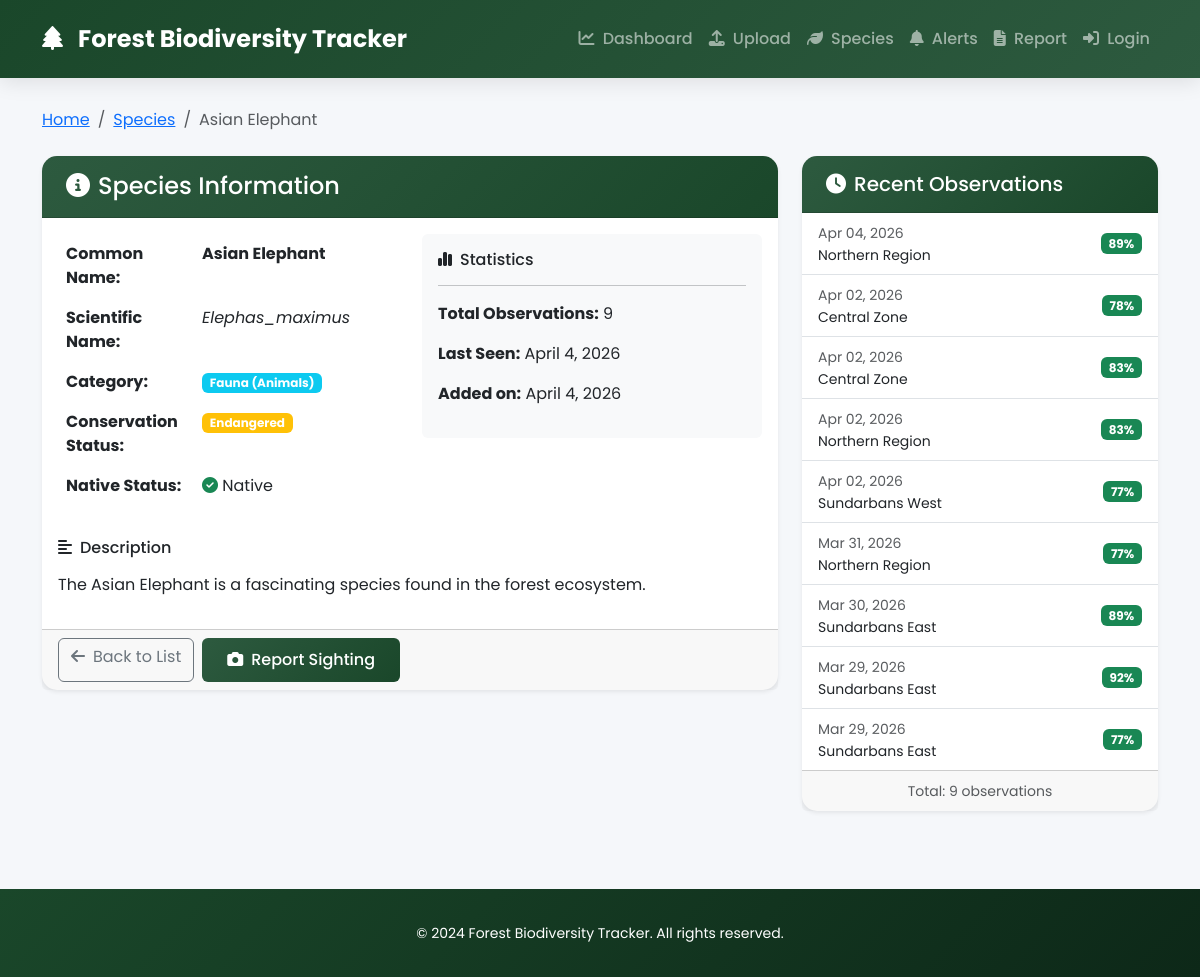
Screenshot of /species/6/ with the database file from the repository.
### biodiversity/models.py (models this page shows, shortened)
class Species(models.Model):
    CATEGORY_CHOICES = [
        ('FL', 'Flora (Plants)'),
        ('FA', 'Fauna (Animals)'),
        ('FU', 'Fungi'),
        ('LI', 'Lichen'),
        ('AL', 'Algae'),
        ('OT', 'Other'),
    ]
    CONSERVATION_STATUS = [
        ('EX', 'Extinct'),
        ('EW', 'Extinct in Wild'),
        ('CR', 'Critically Endangered'),
        ('EN', 'Endangered'),
        ('VU', 'Vulnerable'),
        ('NT', 'Near Threatened'),
        ('LC', 'Least Concern'),
        ('DD', 'Data Deficient'),
        ('NE', 'Not Evaluated'),
    ]
    name = models.CharField(max_length=200, help_text="Common name of the species")
    scientific_name = models.CharField(max_length=300, unique=True, help_text="Scientific/Latin name")
    common_names = models.TextField(blank=True, help_text="Other common names (comma-separated)")
    description = models.TextField(blank=True, help_text="Description of the species")
    category = models.CharField(max_length=2, choices=CATEGORY_CHOICES, default='FA')
    kingdom = models.CharField(max_length=100, blank=True)
    phylum = models.CharField(max_length=100, blank=True)
    class_name = models.CharField(max_length=100, blank=True, db_column='class')
    order = models.CharField(max_length=100, blank=True)
    family = models.CharField(max_length=100, blank=True)
    genus = models.CharField(max_length=100, blank=True)
    conservation_status = models.CharField(max_length=2, choices=CONSERVATION_STATUS, default='NE')
    threat_factors = models.TextField(blank=True, help_text="Major threats to this species")
    is_native = models.BooleanField(default=True, help_text="Is this species native to the area?")
    detection_count = models.IntegerField(default=0, help_text="Number of times detected")
    last_seen = models.DateTimeField(null=True, blank=True)
    confidence_threshold = models.FloatField(default=0.75, validators=[MinValueValidator(0), MaxValueValidator(1)])
    created_at = models.DateTimeField(auto_now_add=True)
    updated_at = models.DateTimeField(auto_now=True)
    class Meta:
        verbose_name_plural = 'Species'
        ordering = ['name']
        indexes = [
            models.Index(fields=['name']),
            models.Index(fields=['scientific_name']),
            models.Index(fields=['category', 'conservation_status']),
        ]

class Observation(models.Model):
    WEATHER_CHOICES = [
        ('CL', 'Clear/Sunny'),
        ('PC', 'Partly Cloudy'),
        ('CLD', 'Cloudy'),
        ('RN', 'Rainy'),
        ('FG', 'Foggy'),
        ('SN', 'Snowy'),
        ('WD', 'Windy'),
    ]
    HABITAT_CHOICES = [
        ('TF', 'Tropical Forest'),
        ('TMF', 'Temperate Forest'),
        ('BF', 'Boreal Forest'),
        ('MF', 'Mangrove Forest'),
        ('CF', 'Cloud Forest'),
        ('RF', 'Riparian Forest'),
        ('OT', 'Other'),
    ]
    species = models.ForeignKey(Species, on_delete=models.SET_NULL, null=True, blank=True, related_name='observations')
    observer = models.ForeignKey(User, on_delete=models.CASCADE, related_name='observations')
    location = models.CharField(max_length=500, blank=True, help_text="Location description")
    latitude = models.DecimalField(max_digits=10, decimal_places=7, null=True, blank=True)
    longitude = models.DecimalField(max_digits=10, decimal_places=7, null=True, blank=True)
    image = models.ImageField(upload_to='observations/%Y/%m/%d/', blank=True, null=True, help_text="Photo of the species")
    confidence_score = models.FloatField(default=0.0, validators=[MinValueValidator(0), MaxValueValidator(100)])
    ai_verified = models.BooleanField(default=False)
    ai_model_version = models.CharField(max_length=50, blank=True)
    temperature = models.FloatField(null=True, blank=True, help_text="Temperature in Celsius")
    humidity = models.IntegerField(null=True, blank=True, validators=[MinValueValidator(0), MaxValueValidator(100)])
    weather_condition = models.CharField(max_length=3, choices=WEATHER_CHOICES, blank=True)
    habitat_type = models.CharField(max_length=3, choices=HABITAT_CHOICES, blank=True)
    notes = models.TextField(blank=True, help_text="Observer's notes")
    timestamp = models.DateTimeField(default=timezone.now)
    created_at = models.DateTimeField(auto_now_add=True)
    updated_at = models.DateTimeField(auto_now=True)
    class Meta:
        ordering = ['-timestamp']
        indexes = [
            models.Index(fields=['-timestamp']),
            models.Index(fields=['species', 'timestamp']),
            models.Index(fields=['observer', 'timestamp']),
            models.Index(fields=['latitude', 'longitude']),
        ]

### biodiversity/views.py (the view)
# urls.py: path('species/<int:pk>/', views.species_detail, name='species_detail'),
def species_detail(request, pk):
    try:
        species = get_object_or_404(Species, pk=pk)
        observations = Observation.objects.filter(species=species).select_related('observer')[:20]
        stats = observations.aggregate(
            total=Count('id'),
            avg_confidence=Avg('confidence_score'),
            first_seen=Min('timestamp'),
            last_seen=Max('timestamp')
        )
        context = {
            'species': species,
            'observations': observations,
            'stats': stats,
            'page_title': species.name,
        }
        return render(request, 'species_detail.html', context)
    except Exception as e:
        logger.error(f"Species detail error: {e}")
        messages.error(request, f'Error loading species details: {str(e)}')
        return redirect('species_list')

### templates/species_detail.html (shortened to what this page needs)
{% extends 'base.html' %}
{% block content %}
<div class="species-detail-container">
    <nav aria-label="breadcrumb" class="mb-4">
        <ol class="breadcrumb">
            <li class="breadcrumb-item"><a href="{% url 'dashboard' %}">Home</a></li>
            <li class="breadcrumb-item"><a href="{% url 'species_list' %}">Species</a></li>
            <li class="breadcrumb-item active">{{ species.name }}</li>
        </ol>
    </nav>
    <div class="row">
        <div class="col-lg-8">
            <div class="card shadow-sm mb-4">
                <div class="card-header">
                    <h4 class="mb-0"><i class="fas fa-info-circle me-2"></i>Species Information</h4>
                </div>
                <div class="card-body">
                    <div class="row">
                        <div class="col-md-6">
                            <table class="table table-borderless">
                                <tr>
                                    <th width="40%">Common Name:</th>
                                    <td><strong>{{ species.name }}</strong></td>
                                </tr>
                                <tr>
                                    <th>Scientific Name:</th>
                                    <td><em>{{ species.scientific_name }}</em></td>
                                </tr>
                                <tr>
                                    <th>Category:</th>
                                    <td>
                                        <span class="badge bg-info">{{ species.get_category_display }}</span>
                                    </td>
                                </tr>
                                <tr>
                                    <th>Conservation Status:</th>
                                    <td>
                                        <span class="badge bg-{% if species.conservation_status == 'CR' %}danger{% elif species.conservation_status == 'EN' %}warning{% elif species.conservation_status == 'VU' %}info{% else %}success{% endif %}">
                                            {{ species.get_conservation_status_display }}
                                        </span>
                                    </td>
                                </tr>
                                <tr>
                                    <th>Native Status:</th>
                                    <td>
                                        {% if species.is_native %}
                                        <i class="fas fa-check-circle text-success"></i> Native
                                        {% else %}
                                        <i class="fas fa-times-circle text-danger"></i> Introduced
                                        {% endif %}
                                    </td>
                                </tr>
                            </table>
                        </div>
                        <div class="col-md-6">
                            <div class="stats-box bg-light p-3 rounded">
                                <h6><i class="fas fa-chart-simple me-2"></i>Statistics</h6>
                                <hr>
                                <p><strong>Total Observations:</strong> {{ species.detection_count }}</p>
                                <p><strong>Last Seen:</strong> {{ species.last_seen|date:"F j, Y"|default:"Never" }}</p>
                                <p><strong>Added on:</strong> {{ species.created_at|date:"F j, Y" }}</p>
                            </div>
                        </div>
                    </div>
                    {% if species.description %}
                    <div class="mt-3">
                        <h6><i class="fas fa-align-left me-2"></i>Description</h6>
                        <p>{{ species.description|linebreaks }}</p>
                    </div>
                    {% endif %}
                </div>
                <div class="card-footer">
                    <div class="d-flex gap-2">
                        <a href="{% url 'species_list' %}" class="btn btn-outline-secondary">
                            <i class="fas fa-arrow-left me-2"></i>Back to List
                        </a>
                        <a href="{% url 'upload' %}" class="btn btn-success">
                            <i class="fas fa-camera me-2"></i>Report Sighting
                        </a>
                    </div>
                </div>
            </div>
        </div>
        <div class="col-lg-4">
            <div class="card shadow-sm">
                <div class="card-header">
                    <h5 class="mb-0"><i class="fas fa-clock me-2"></i>Recent Observations</h5>
                </div>
                <div class="card-body p-0">
                    <div class="list-group list-group-flush">
                        {% for obs in observations %}
                        <a href="{% url 'observation_detail' obs.id %}" class="list-group-item list-group-item-action">
                            <div class="d-flex justify-content-between align-items-center">
                                <div>
                                    <small class="text-muted">{{ obs.timestamp|date:"M d, Y" }}</small>
                                    <p class="mb-0 small">{{ obs.location|default:"Unknown location" }}</p>
                                </div>
                                <span class="badge bg-{% if obs.confidence_score > 70 %}success{% elif obs.confidence_score > 40 %}warning{% else %}danger{% endif %}">
                                    {{ obs.confidence_score|floatformat:0 }}%
                                </span>
                            </div>
                        </a>
                        {% empty %}
                        <div class="text-center py-4">
                            <i class="fas fa-eye-slash fa-3x text-muted mb-2"></i>
                            <p class="mb-0">No observations yet</p>
                        </div>
                        {% endfor %}
                    </div>
                </div>
                {% if observations %}
                <div class="card-footer text-center">
                    <small class="text-muted">Total: {{ observations|length }} observations</small>
                </div>
                {% endif %}
            </div>
        </div>
    </div>
</div>
{% endblock %}

### templates/base.html (style rules this page uses)
* { margin: 0; padding: 0; box-sizing: border-box; }
body { font-family: 'Poppins', sans-serif; background: #f5f7fa; min-height: 100vh; }
.card { border: none; border-radius: 15px; box-shadow: 0 10px 30px rgba(0,0,0,0.1); transition: all 0.3s ease; background: white; }
.card-header { background: linear-gradient(135deg, #2d5a3f, #1a472a); color: white; border-radius: 15px 15px 0 0 !important; padding: 1rem 1.5rem; font-weight: 600; }
.btn-success { background: linear-gradient(135deg, #2d5a3f, #1a472a); border: none; padding: 10px 25px; font-weight: 500; transition: all 0.3s ease; }

### rows the page displays
Species: name "Asian Elephant", scientific_name "Elephas_maximus", category "Fauna (Animals)", conservation_status "Endangered", detection_count "9", last_seen "April 4, 2026", created_at "April 4, 2026", description "The Asian Elephant is a fascinating species found in the forest ecosystem."
Observation: timestamp "Apr 04, 2026", location "Northern Region", confidence_score "89"
Observation: timestamp "Apr 02, 2026", location "Central Zone", confidence_score "78"
Observation: timestamp "Apr 02, 2026", location "Central Zone", confidence_score "83"
Observation: timestamp "Apr 02, 2026", location "Northern Region", confidence_score "83"
Observation: timestamp "Apr 02, 2026", location "Sundarbans West", confidence_score "77"
Observation: timestamp "Mar 31, 2026", location "Northern Region", confidence_score "77"
Observation: timestamp "Mar 30, 2026", location "Sundarbans East", confidence_score "89"
Observation: timestamp "Mar 29, 2026", location "Sundarbans East", confidence_score "92"
Observation: timestamp "Mar 29, 2026", location "Sundarbans East", confidence_score "77"

### other values shown
{{ observations|length }} "9"
